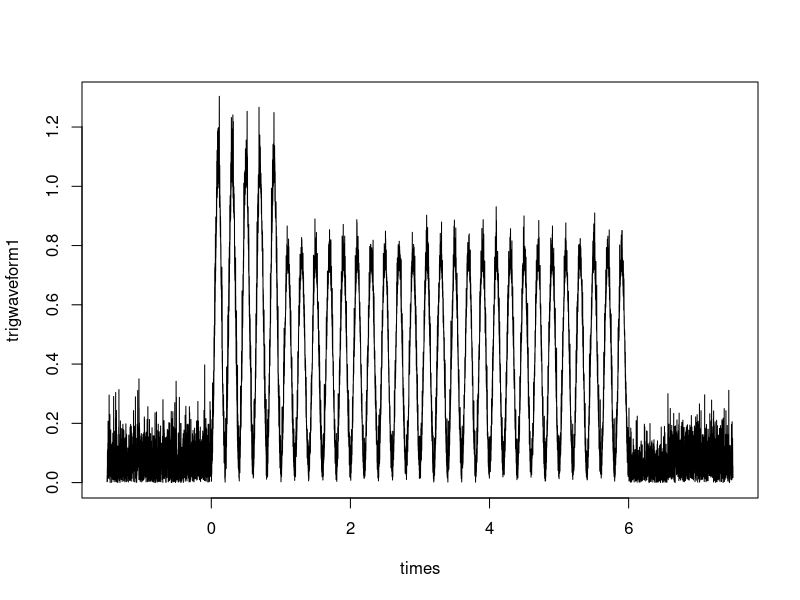
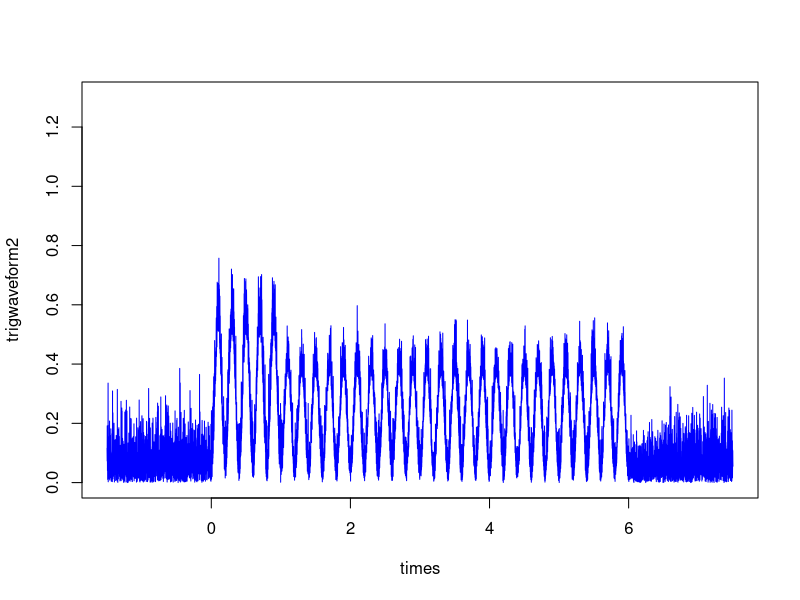
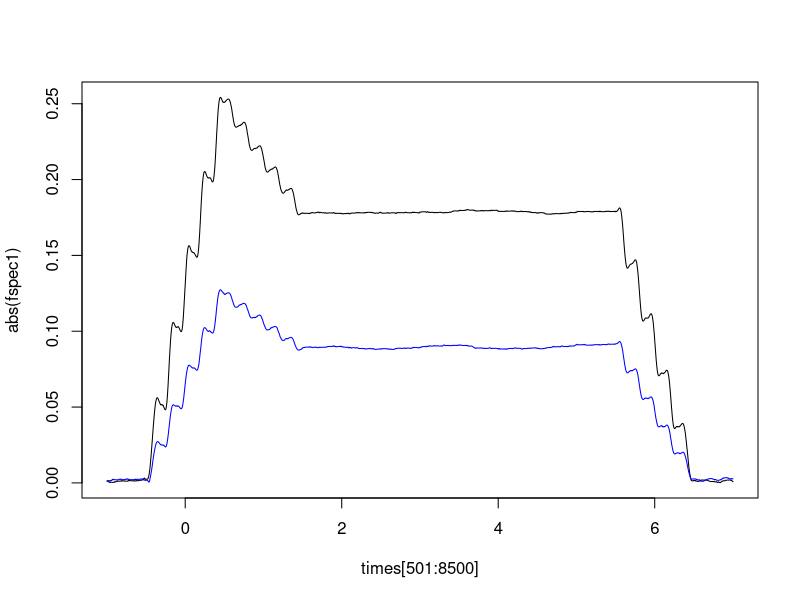
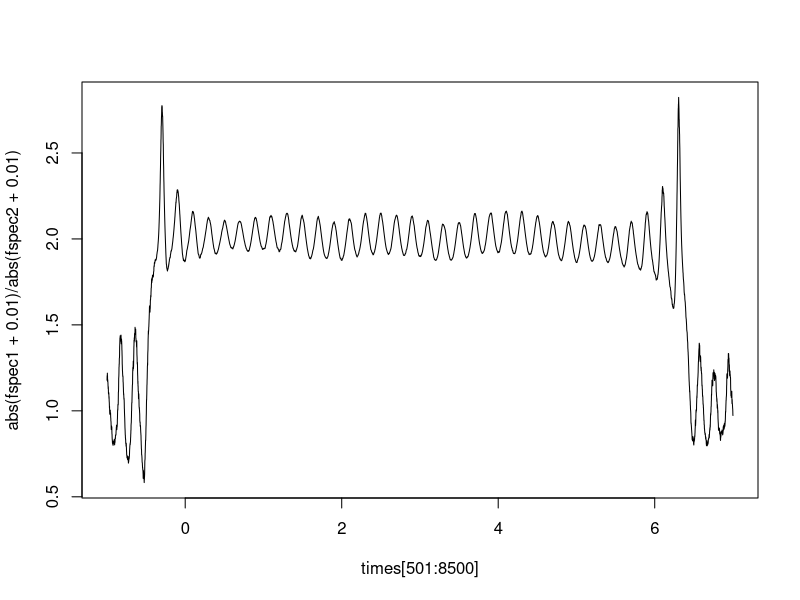
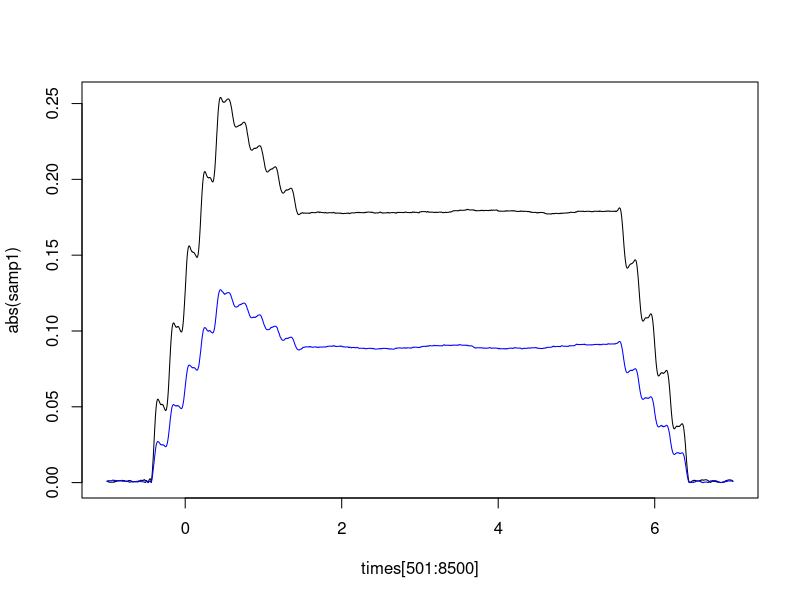
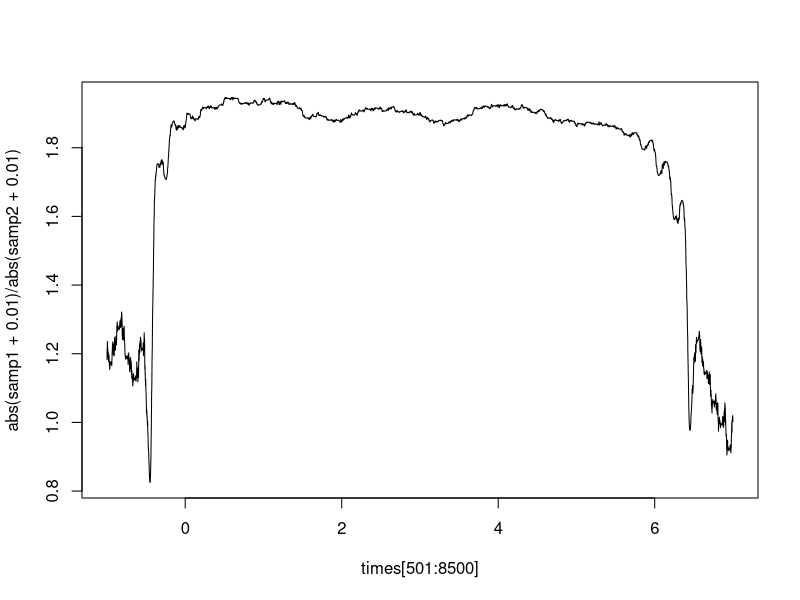

Write the R code that produced these figures, in order.
## ---- chunk 1
knitr::opts_chunk$set(echo = TRUE)

# set the initial parameters for the simulations
samplerate <- 1000
targetF <- 5
duration <- 6
binwidth <- 1000
tindex <- 1 + targetF*(binwidth/samplerate)

## ---- chunk 2

times <- seq(1/1000,9,1/1000)-1.5
trigwaveform1 <- -cos(2 * targetF * times * pi)
trigwaveform1[1:1500] <- -1     # set the start to zero
trigwaveform1[7501:9000] <- -1  # set the end to zero

trigwaveform1 <- 0.1*abs(rnorm(9000))+((trigwaveform1 + 1)/2)
trigwaveform1[2501:8000] <- trigwaveform1[2501:8000] / 1.4

trigwaveform2 <- -cos(2 * targetF * times * pi)
trigwaveform2[1:1500] <- -1
trigwaveform2[7501:9000] <- -1

trigwaveform2 <- 0.1*abs(rnorm(9000))+((trigwaveform2 + 1)/4)
trigwaveform2[2501:8000] <- trigwaveform2[2501:8000] / 1.4

plot(times,trigwaveform1,type='l',ylim=c(0,1.3))

plot(times,trigwaveform2,type='l',col='blue',ylim=c(0,1.3))

## ---- chunk 3

fspec1 <- NULL
fspec2 <- NULL
for (t in 1:(9000-binwidth)){
  spec <- fft(trigwaveform1[t:(t+binwidth-1)])/binwidth
  fspec1[t] <- spec[tindex]
  spec <- fft(trigwaveform2[t:(t+binwidth-1)])/binwidth
  fspec2[t] <- spec[tindex]
}

# adjust times so that the x-values correspond to the centre of the time window
plot(times[501:8500],abs(fspec1),type='l')
lines(times[501:8500],abs(fspec2),col='blue')

## ---- chunk 4

plot(times[501:8500],abs(fspec1+0.01)/abs(fspec2+0.01),type='l')

## ---- chunk 5

# generate a pure sine wave of the correct phase
fullwave <- -cos(2 * targetF * times * pi)

samp1 <- NULL
samp2 <- NULL
for (t in 1:(9000-binwidth)){
  spec <- trigwaveform1[t:(t+binwidth-1)] * fullwave[t:(t+binwidth-1)]
  samp1[t] <- sum(spec)/binwidth
  spec <- trigwaveform2[t:(t+binwidth-1)] * fullwave[t:(t+binwidth-1)]
  samp2[t] <- sum(spec)/binwidth
}

plot(times[501:8500],abs(samp1),type='l')
lines(times[501:8500],abs(samp2),col='blue')

plot(times[501:8500],abs(samp1+0.01)/abs(samp2+0.01),type='l')

